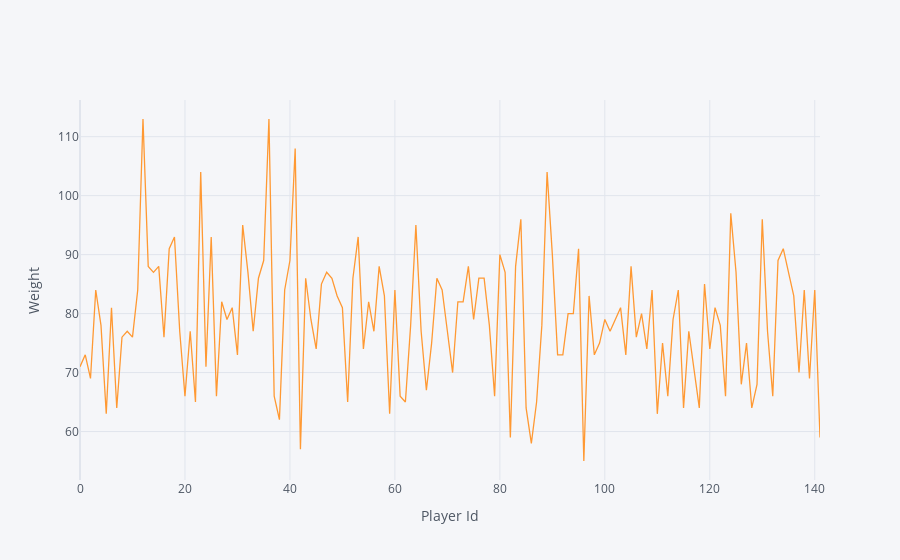

The code cell stored with this chart in its notebook:
### Code cell
# Weights
wnba['Weight'].iplot(xTitle='Player Id', yTitle='Weight')

### Figure 1 — Plotly figure (JSON) as saved in the notebook; plotly's stock layout.template omitted (floating-point values rounded to 4 significant figures; data arrays with more than 128 entries replaced by an {"elided": "..."} marker saying what was removed)
{"data": [{"line": {"color": "rgba(255, 153, 51, 1.0)", "dash": "solid", "shape": "linear", "width": 1.3}, "mode": "lines", "name": "Weight", "text": "", "type": "scatter", "x": {"elided": "142 int values"}, "y": {"elided": "142 int values"}}], "layout": {"legend": {"bgcolor": "#F5F6F9", "font": {"color": "#4D5663"}}, "paper_bgcolor": "#F5F6F9", "plot_bgcolor": "#F5F6F9", "title": {"font": {"color": "#4D5663"}}, "xaxis": {"gridcolor": "#E1E5ED", "showgrid": true, "tickfont": {"color": "#4D5663"}, "title": {"font": {"color": "#4D5663"}, "text": "Player Id"}, "zerolinecolor": "#E1E5ED"}, "yaxis": {"gridcolor": "#E1E5ED", "showgrid": true, "tickfont": {"color": "#4D5663"}, "title": {"font": {"color": "#4D5663"}, "text": "Weight"}, "zerolinecolor": "#E1E5ED"}}}
